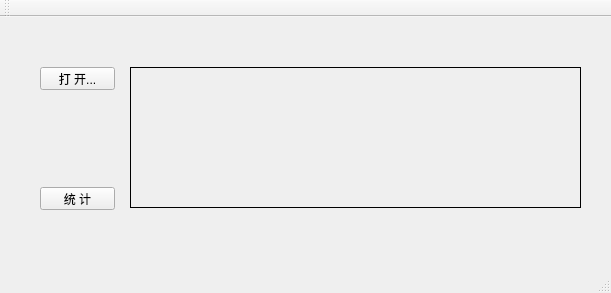
<?xml version="1.0" encoding="UTF-8"?>
<ui version="4.0">
 <class>MainWindow</class>
 <widget class="QMainWindow" name="MainWindow">
  <property name="geometry">
   <rect>
    <x>0</x>
    <y>0</y>
    <width>611</width>
    <height>293</height>
   </rect>
  </property>
  <property name="windowTitle">
   <string>高 考 统 计</string>
  </property>
  <widget class="QWidget" name="centralWidget">
   <widget class="QPushButton" name="openPushButton">
    <property name="geometry">
     <rect>
      <x>40</x>
      <y>50</y>
      <width>75</width>
      <height>23</height>
     </rect>
    </property>
    <property name="text">
     <string>打 开...</string>
    </property>
   </widget>
   <widget class="QLabel" name="viewLabel">
    <property name="geometry">
     <rect>
      <x>130</x>
      <y>50</y>
      <width>451</width>
      <height>141</height>
     </rect>
    </property>
    <property name="frameShape">
     <enum>QFrame::Box</enum>
    </property>
    <property name="text">
     <string/>
    </property>
   </widget>
   <widget class="QPushButton" name="countPushButton">
    <property name="geometry">
     <rect>
      <x>40</x>
      <y>170</y>
      <width>75</width>
      <height>23</height>
     </rect>
    </property>
    <property name="text">
     <string>统 计</string>
    </property>
   </widget>
  </widget>
  <widget class="QMenuBar" name="menuBar">
   <property name="geometry">
    <rect>
     <x>0</x>
     <y>0</y>
     <width>611</width>
     <height>23</height>
    </rect>
   </property>
  </widget>
  <widget class="QToolBar" name="mainToolBar">
   <attribute name="toolBarArea">
    <enum>TopToolBarArea</enum>
   </attribute>
   <attribute name="toolBarBreak">
    <bool>false</bool>
   </attribute>
  </widget>
  <widget class="QStatusBar" name="statusBar"/>
 </widget>
 <layoutdefault spacing="6" margin="11"/>
 <resources/>
 <connections/>
</ui>
